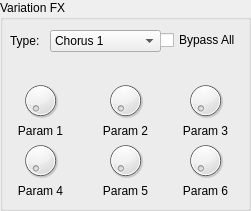
  <widget class="QGroupBox" name="groupBox_5">
   <property name="geometry">
    <rect>
     <x>10</x>
     <y>10</y>
     <width>251</width>
     <height>211</height>
    </rect>
   </property>
   <property name="title">
    <string>Variation FX</string>
   </property>
   <widget class="QLabel" name="label_18">
    <property name="geometry">
     <rect>
      <x>10</x>
      <y>30</y>
      <width>49</width>
      <height>21</height>
     </rect>
    </property>
    <property name="text">
     <string>Type:</string>
    </property>
   </widget>
   <widget class="ComboPicker" name="variFxType">
    <property name="geometry">
     <rect>
      <x>50</x>
      <y>30</y>
      <width>111</width>
      <height>22</height>
     </rect>
    </property>
    <item>
     <property name="text">
      <string>Chorus 1</string>
     </property>
    </item>
    <item>
     <property name="text">
      <string>Chorus 2</string>
     </property>
    </item>
    <item>
     <property name="text">
      <string>Flanger</string>
     </property>
    </item>
    <item>
     <property name="text">
      <string>Symphonic</string>
     </property>
    </item>
    <item>
     <property name="text">
      <string>Phaser</string>
     </property>
    </item>
    <item>
     <property name="text">
      <string>Auto PAN</string>
     </property>
    </item>
    <item>
     <property name="text">
      <string>Rotary Speaker</string>
     </property>
    </item>
    <item>
     <property name="text">
      <string>Pitch Change</string>
     </property>
    </item>
    <item>
     <property name="text">
      <string>Aural Exciter</string>
     </property>
    </item>
    <item>
     <property name="text">
      <string>Compressor</string>
     </property>
    </item>
    <item>
     <property name="text">
      <string>Wah-Wah</string>
     </property>
    </item>
    <item>
     <property name="text">
      <string>Distortion</string>
     </property>
    </item>
    <item>
     <property name="text">
      <string>Overdrive</string>
     </property>
    </item>
    <item>
     <property name="text">
      <string>Amp Simulator</string>
     </property>
    </item>
   </widget>
   <widget class="QLabel" name="fxLabel1">
    <property name="geometry">
     <rect>
      <x>-10</x>
      <y>120</y>
      <width>101</width>
      <height>21</height>
     </rect>
    </property>
    <property name="text">
     <string>Param 1</string>
    </property>
    <property name="alignment">
     <set>Qt::AlignCenter</set>
    </property>
   </widget>
   <widget class="DialKnob" name="fxParam1">
    <property name="geometry">
     <rect>
      <x>20</x>
      <y>80</y>
      <width>41</width>
      <height>41</height>
     </rect>
    </property>
    <property name="sizePolicy">
     <sizepolicy hsizetype="Fixed" vsizetype="Fixed">
      <horstretch>0</horstretch>
      <verstretch>0</verstretch>
     </sizepolicy>
    </property>
    <property name="minimumSize">
     <size>
      <width>0</width>
      <height>0</height>
     </size>
    </property>
    <property name="maximumSize">
     <size>
      <width>16777215</width>
      <height>16777215</height>
     </size>
    </property>
    <property name="maximum">
     <number>32</number>
    </property>
    <property name="notchTarget">
     <double>1.000000000000000</double>
    </property>
    <property name="notchesVisible">
     <bool>false</bool>
    </property>
   </widget>
   <widget class="DialKnob" name="fxParam2">
    <property name="geometry">
     <rect>
      <x>100</x>
      <y>80</y>
      <width>51</width>
      <height>41</height>
     </rect>
    </property>
    <property name="sizePolicy">
     <sizepolicy hsizetype="Fixed" vsizetype="Fixed">
      <horstretch>0</horstretch>
      <verstretch>0</verstretch>
     </sizepolicy>
    </property>
    <property name="minimumSize">
     <size>
      <width>0</width>
      <height>0</height>
     </size>
    </property>
    <property name="maximumSize">
     <size>
      <width>16777215</width>
      <height>16777215</height>
     </size>
    </property>
    <property name="maximum">
     <number>32</number>
    </property>
    <property name="notchTarget">
     <double>1.000000000000000</double>
    </property>
    <property name="notchesVisible">
     <bool>false</bool>
    </property>
   </widget>
   <widget class="DialKnob" name="fxParam3">
    <property name="geometry">
     <rect>
      <x>180</x>
      <y>80</y>
      <width>51</width>
      <height>41</height>
     </rect>
    </property>
    <property name="sizePolicy">
     <sizepolicy hsizetype="Fixed" vsizetype="Fixed">
      <horstretch>0</horstretch>
      <verstretch>0</verstretch>
     </sizepolicy>
    </property>
    <property name="minimumSize">
     <size>
      <width>0</width>
      <height>0</height>
     </size>
    </property>
    <property name="maximumSize">
     <size>
      <width>16777215</width>
      <height>16777215</height>
     </size>
    </property>
    <property name="maximum">
     <number>32</number>
    </property>
    <property name="notchTarget">
     <double>1.000000000000000</double>
    </property>
    <property name="notchesVisible">
     <bool>false</bool>
    </property>
   </widget>
   <widget class="DialKnob" name="fxParam4">
    <property name="geometry">
     <rect>
      <x>20</x>
      <y>140</y>
      <width>41</width>
      <height>41</height>
     </rect>
    </property>
    <property name="sizePolicy">
     <sizepolicy hsizetype="Fixed" vsizetype="Fixed">
      <horstretch>0</horstretch>
      <verstretch>0</verstretch>
     </sizepolicy>
    </property>
    <property name="minimumSize">
     <size>
      <width>0</width>
      <height>0</height>
     </size>
    </property>
    <property name="maximumSize">
     <size>
      <width>16777215</width>
      <height>16777215</height>
     </size>
    </property>
    <property name="maximum">
     <number>32</number>
    </property>
    <property name="notchTarget">
     <double>1.000000000000000</double>
    </property>
    <property name="notchesVisible">
     <bool>false</bool>
    </property>
   </widget>
   <widget class="DialKnob" name="fxParam5">
    <property name="geometry">
     <rect>
      <x>100</x>
      <y>140</y>
      <width>51</width>
      <height>41</height>
     </rect>
    </property>
    <property name="sizePolicy">
     <sizepolicy hsizetype="Fixed" vsizetype="Fixed">
      <horstretch>0</horstretch>
      <verstretch>0</verstretch>
     </sizepolicy>
    </property>
    <property name="minimumSize">
     <size>
      <width>0</width>
      <height>0</height>
     </size>
    </property>
    <property name="maximumSize">
     <size>
      <width>16777215</width>
      <height>16777215</height>
     </size>
    </property>
    <property name="maximum">
     <number>32</number>
    </property>
    <property name="notchTarget">
     <double>1.000000000000000</double>
    </property>
    <property name="notchesVisible">
     <bool>false</bool>
    </property>
   </widget>
   <widget class="DialKnob" name="fxParam6">
    <property name="geometry">
     <rect>
      <x>180</x>
      <y>140</y>
      <width>51</width>
      <height>41</height>
     </rect>
    </property>
    <property name="sizePolicy">
     <sizepolicy hsizetype="Fixed" vsizetype="Fixed">
      <horstretch>0</horstretch>
      <verstretch>0</verstretch>
     </sizepolicy>
    </property>
    <property name="minimumSize">
     <size>
      <width>0</width>
      <height>0</height>
     </size>
    </property>
    <property name="maximumSize">
     <size>
      <width>16777215</width>
      <height>16777215</height>
     </size>
    </property>
    <property name="maximum">
     <number>32</number>
    </property>
    <property name="notchTarget">
     <double>1.000000000000000</double>
    </property>
    <property name="notchesVisible">
     <bool>false</bool>
    </property>
   </widget>
   <widget class="QLabel" name="fxLabel2">
    <property name="geometry">
     <rect>
      <x>70</x>
      <y>120</y>
      <width>111</width>
      <height>21</height>
     </rect>
    </property>
    <property name="text">
     <string>Param 2</string>
    </property>
    <property name="alignment">
     <set>Qt::AlignCenter</set>
    </property>
   </widget>
   <widget class="QLabel" name="fxLabel3">
    <property name="geometry">
     <rect>
      <x>160</x>
      <y>120</y>
      <width>91</width>
      <height>21</height>
     </rect>
    </property>
    <property name="text">
     <string>Param 3</string>
    </property>
    <property name="alignment">
     <set>Qt::AlignCenter</set>
    </property>
   </widget>
   <widget class="QLabel" name="fxLabel4">
    <property name="geometry">
     <rect>
      <x>-10</x>
      <y>180</y>
      <width>101</width>
      <height>21</height>
     </rect>
    </property>
    <property name="text">
     <string>Param 4</string>
    </property>
    <property name="alignment">
     <set>Qt::AlignCenter</set>
    </property>
   </widget>
   <widget class="QLabel" name="fxLabel5">
    <property name="geometry">
     <rect>
      <x>80</x>
      <y>180</y>
      <width>91</width>
      <height>21</height>
     </rect>
    </property>
    <property name="text">
     <string>Param 5</string>
    </property>
    <property name="alignment">
     <set>Qt::AlignCenter</set>
    </property>
   </widget>
   <widget class="QLabel" name="fxLabel6">
    <property name="geometry">
     <rect>
      <x>160</x>
      <y>180</y>
      <width>91</width>
      <height>21</height>
     </rect>
    </property>
    <property name="text">
     <string>Param 6</string>
    </property>
    <property name="alignment">
     <set>Qt::AlignCenter</set>
    </property>
   </widget>
   <widget class="CheckBox" name="allBypass">
    <property name="geometry">
     <rect>
      <x>160</x>
      <y>30</y>
      <width>81</width>
      <height>20</height>
     </rect>
    </property>
    <property name="text">
     <string>Bypass All</string>
    </property>
   </widget>
  </widget>
